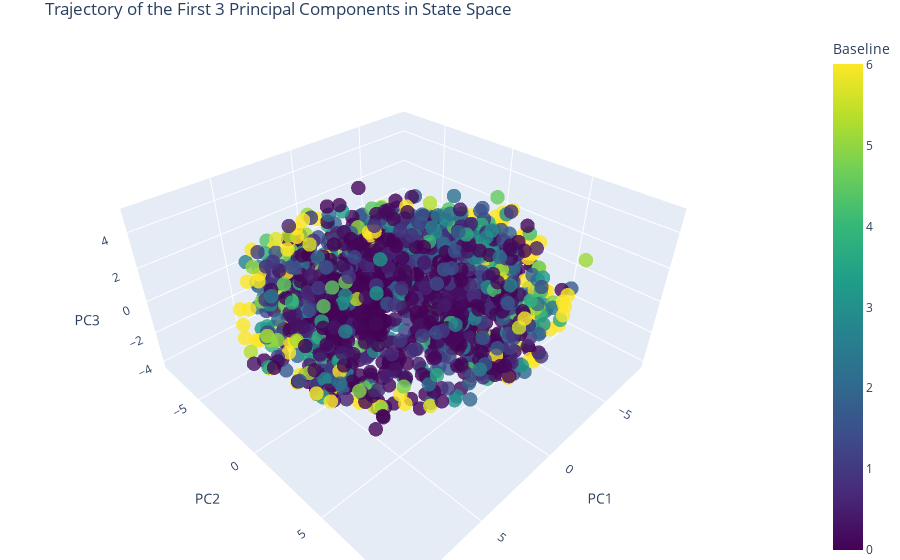

The notebook cell saved with this chart:
### Code cell
# Extract the first three PCs
pc1 = transformed_data[:, 0]
pc2 = transformed_data[:, 1]
pc3 = transformed_data[:, 2]

# Time steps for coloring
lower_threshold = np.percentile(smoothed_df.fwV_smoothed, 5)
upper_threshold = np.percentile(smoothed_df.fwV_smoothed, 95)
color_var = np.abs(np.clip(smoothed_df.fwV_smoothed,lower_threshold, upper_threshold))
#color_var = neural_df.time

# Create the figure
fig = go.Figure(data=[go.Scatter3d(
    x=pc1[::4],
    y=pc2[::4],
    z=pc3[::4],
    mode='markers',
    marker=dict(
        size=5,
        color=color_var[::4],  # Set color to time steps
        colorscale='Viridis',  # Choose a color scale
        colorbar=dict(title='Baseline'),
        opacity=0.8
    )
)])

# Set the layout of the figure
fig.update_layout(
    title='Trajectory of the First 3 Principal Components in State Space',
    scene=dict(
        xaxis_title='PC1',
        yaxis_title='PC2',
        zaxis_title='PC3'
    ),
    margin=dict(l=0, r=0, b=0, t=30)
)

# Show the figure
fig.show()

### Figure 1 — Plotly figure (JSON) as saved in the notebook; plotly's stock layout.template omitted (floating-point values rounded to 4 significant figures; data arrays with more than 128 entries replaced by an {"elided": "..."} marker saying what was removed)
{"data": [{"marker": {"color": {"elided": "1872 float values"}, "colorbar": {"title": {"text": "Baseline"}}, "colorscale": [[0, "#440154"], [0.1111, "#482878"], [0.2222, "#3e4989"], [0.3333, "#31688e"], [0.4444, "#26828e"], [0.5556, "#1f9e89"], [0.6667, "#35b779"], [0.7778, "#6ece58"], [0.8889, "#b5de2b"], [1, "#fde725"]], "opacity": 0.8, "size": 5}, "mode": "markers", "type": "scatter3d", "x": {"elided": "1872 float values"}, "y": {"elided": "1872 float values"}, "z": {"elided": "1872 float values"}}], "layout": {"margin": {"b": 0, "l": 0, "r": 0, "t": 30}, "scene": {"xaxis": {"title": {"text": "PC1"}}, "yaxis": {"title": {"text": "PC2"}}, "zaxis": {"title": {"text": "PC3"}}}, "title": {"text": "Trajectory of the First 3 Principal Components in State Space"}}}
